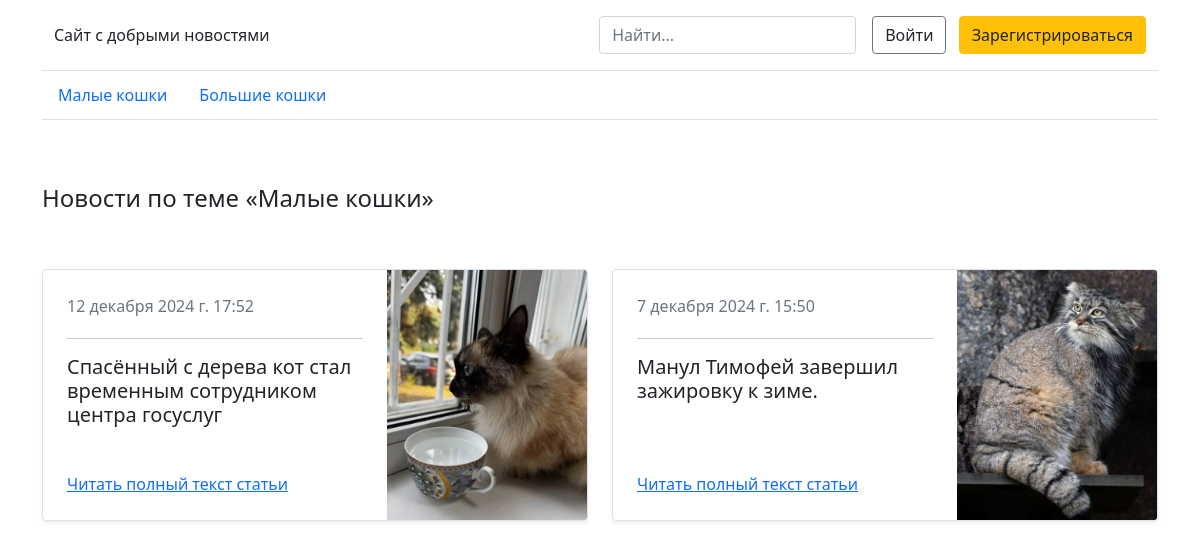
The app's page /section/1 with its own data.
### index/models.py (models this page shows, shortened)
class NewsCategory(models.Model):
    category_name = models.CharField(max_length=64)
    category_created = models.DateTimeField(auto_now_add=True)
    def __str__(self):
        return str(self.category_name)

class News(models.Model):
    news_header = models.CharField(max_length=256)
    news_text = models.TextField()
    news_image = models.ImageField(upload_to='media')
    news_mini_image = models.ImageField(upload_to='media')
    news_image_subtext = models.CharField(max_length=512)
    news_category = models.ForeignKey(NewsCategory, on_delete=models.CASCADE)
    added_date = models.DateTimeField(auto_now_add=True)

### index/views.py (the view)
# urls.py: path('section/<int:pk>', views.section_page),
def section_page(request, pk):
    category = NewsCategory.objects.get(id=pk)
    categories = NewsCategory.objects.all()
    news = News.objects.filter(news_category=category)[::-1]
    context = {'category': category, 'categories': categories, 'news': news}
    return render(request, 'section.html', context)

### index/templates/section.html (shortened to what this page needs)
<!DOCTYPE html>
<html lang="ru">
<head>
    <link href="https://cdn.jsdelivr.net/npm/bootstrap@5.0.2/dist/css/bootstrap.min.css" rel="stylesheet">
</head>
<main>
<div class="container">
  <header class="border-bottom lh-1 py-3">
    <div class="container">
      <div class="d-flex flex-wrap align-items-center justify-content-center justify-content-lg-start">
        <a href="/" class="d-flex align-items-center mb-2 mb-lg-0 text-dark text-decoration-none">
            Сайт с добрыми новостями
        </a>
        <form class="col-12 col-lg-auto mb-3 mb-lg-0 me-lg-3" action="/search" method="post">
          <input name="search" type="search" class="form-control form-control-dark" placeholder="Найти..." aria-label="Найти">
        </form>
        {% if user.is_authenticated %}
          <div class="text-end">
            <button type="button" class="btn btn-primary me-2"><a href="/favorite" class="text-white text-decoration-none">Избранное</a></button>
            <button type="button" class="btn btn-primary"><a href="/logout" class="text-white text-decoration-none">Выйти</a></button>
          </div>
          {% else %}
        <div class="text-end">
          <button type="button" class="btn btn-outline-secondary me-2"><a href="/accounts/login" class="text-dark text-decoration-none">Войти</a></button>
          <button type="button" class="btn btn-warning"><a href="/register" class="text-dark text-decoration-none">Зарегистрироваться</a></button>
        </div>
          {% endif %}
      </div>
    </div>
  </header>
  <div class="nav-scroller py-1 mb-3 border-bottom">
    <nav class="nav nav-underline justify-content-left">
        {% for c in categories %}
      <a class="nav-item nav-link link-body-emphasis active" href="/section/{{ c.id }}">{{ c.category_name }}</a>
        {% endfor %}
    </nav>
  </div>
</div>
<main class="container">
    <br>
    <br>
<h4>Новости по теме «{{ category }}»</h4>
    <br>
    <br>
    <div class="row mb-2">
        {% for p in news %}
        <div class="col-md-6">
          <div class="row g-0 border rounded overflow-hidden flex-md-row mb-4 shadow-sm h-md-250 position-relative">
            <div class="col p-4 d-flex flex-column position-static">
              <div class="mb-1 text-secondary">{{ p.added_date }}</div>
                <hr>
              <h5 class="card-text mb-auto">{{ p.news_header }}</h5>
              <a href="/news/{{ p.id }}" class="icon-link gap-1 icon-link-hover stretched-link">
                Читать полный текст статьи
              </a>
            </div>
            <div class="col-auto d-none d-lg-block">
              <img src="{{ p.news_mini_image.url }}" alt="{{ p.news_header }}" width="200" height="250">
            </div>
          </div>
        </div>
          {% endfor %}
    </div>
 </main>
</main>

### records on screen
NewsCategory: category_name "Малые кошки"
NewsCategory: category_name "Большие кошки"
News: added_date "12 декабря 2024 г. 17:52", news_header "Спасённый с дерева кот стал временным сотрудником центра госуслуг", news_mini_image (picture)
News: added_date "7 декабря 2024 г. 15:50", news_header "Манул Тимофей завершил зажировку к зиме.", news_mini_image (picture)
